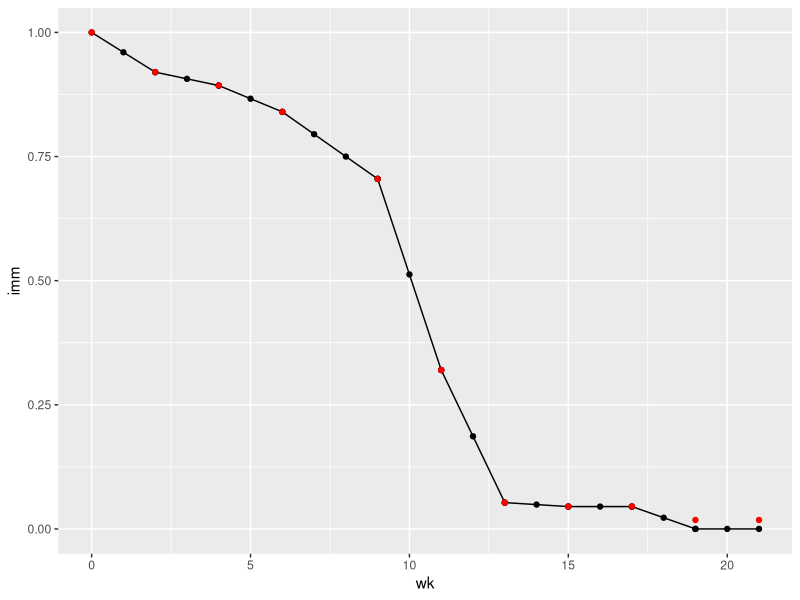
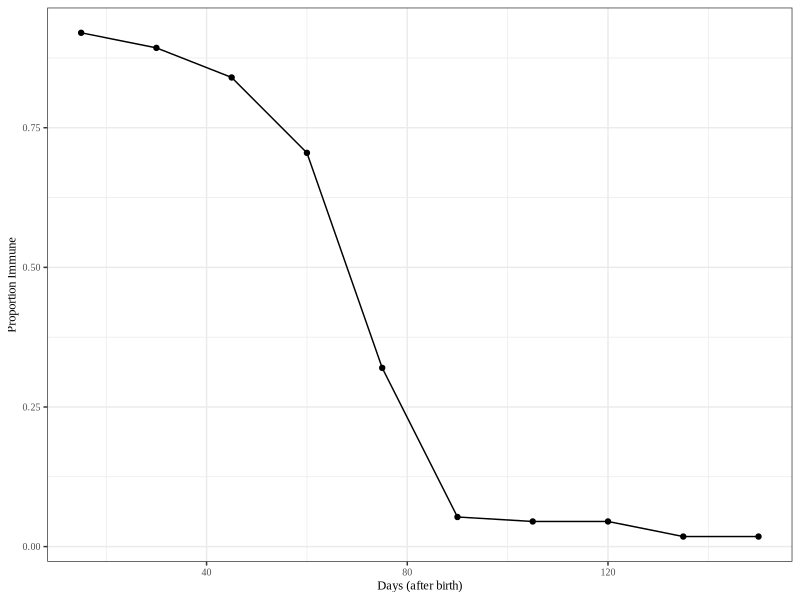

R code for these plots, in order:
## maternal immunity
# compute decay in maternal immunity based on empirical data

library(tidyverse)

# Bodjo: Tested duration of maternal immunity in 112 lambs up to 150 days after birth
bodjo <- data.frame(
  ref = "bodjo",
  day = seq(15,150,15),
  imm = c(0.92,0.893,0.84,0.705,0.32,0.053,0.045,0.045,0.018,0.018))

# based on results calculate weekly decline in maternal immunity, following Bodjo data
bodjo_wk <- bodjo %>% 
  # add wk number
  mutate(wk = round(day/7)) %>%
  # add first entry (with 100% immunity)
  rbind(c("bodjo", 0,1,0)) %>%
  # class of variables
  mutate(day = as.numeric(day),
         imm = as.numeric(imm),
         wk = as.numeric(wk)) %>%
  # set imm for >4months to 0, following consensus of papers
  mutate(imm_data = imm,
         imm = ifelse(wk>17,0,imm_data)) %>%
  arrange(day) %>%
  select(ref, day, imm_data, wk, imm)

imm_decay <- data.frame(
  wk = numeric(),
  imm = numeric()
)

for(i in 2:nrow(bodjo_wk)){
  
  imm_dif <- bodjo_wk[i,"imm"] - bodjo_wk[i-1,"imm"]
  wk_dif <- bodjo_wk[i,"wk"] - bodjo_wk[i-1,"wk"] 
  decay = imm_dif / wk_dif
  
  imm_decay <- imm_decay %>%
    rbind(
      cbind(
        "wk" = c(bodjo_wk[i-1,"wk"]:bodjo_wk[i,"wk"]),
        "imm" = seq(bodjo_wk[i-1,"imm"],bodjo_wk[i,"imm"], by = decay)
      )
    )
}

# correct immune decay so that probability of remaining immune at week 2 = 0.92 etc
# i.e. Previously immunity from week 2-3 = 0.92 retain immunity... should be 92% immune AT week 2..
imm_decay_corrected <- imm_decay %>%
  distinct() 

imm_corrected <- c(1)
for(i in 2:nrow(imm_decay_corrected)){
  imm_prop <- imm_decay_corrected[i,"imm"]/imm_decay_corrected[i-1,"imm"]
  
  if(is.na(imm_prop)){
    imm_prop <- 0
  }
  imm_corrected <- c(imm_corrected, imm_prop)
}

imm_decay_corrected <- imm_decay_corrected %>%
  mutate(imm_corrected = imm_corrected)


# plot of empirical data - red points - from Bodjo, against computed decay - black line + points - for model.
ggplot(imm_decay, aes(x=wk, y=imm))+
  geom_line()+
  geom_point()+
  geom_point(data = bodjo_wk, aes(x=wk, y = imm_data), col="red")

# write.csv(imm_decay_corrected, "data/imm_decay_bodjo_v2.csv", row.names = F)

custom_theme <- theme_bw() + theme(text = element_text(family = "Times New Roman", size = 9))
theme_set(custom_theme)

## Plot for Methods:
plot_immBodjo <- ggplot(bodjo, aes(x=day, y=imm))+
  geom_line()+
  geom_point()+
  labs(x = "Days (after birth)", y = "Proportion Immune")

filename_immBodjo <- "immBodjo_decay.png"
ggsave(paste0("plots/for-methods/",filename_immBodjo), plot = plot_immBodjo, width = 7.5, height = 7.5, units = "cm")
